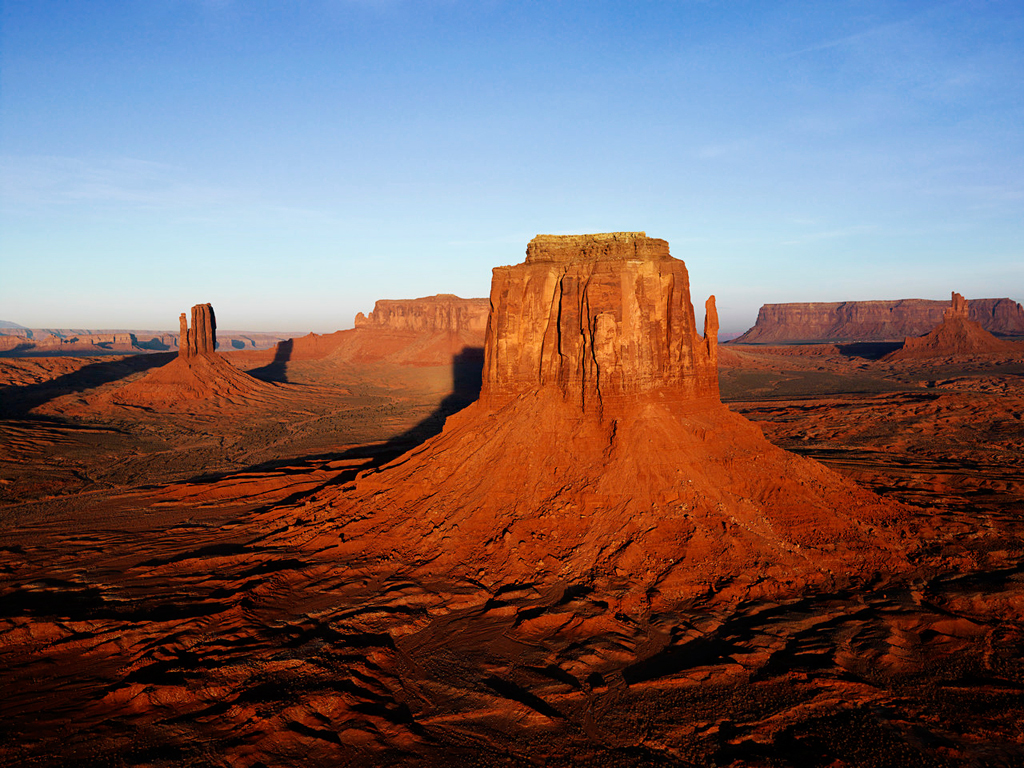
%> input picture 6th_sem/souptik_codes/matlabprograms/practice/Desert.jpg, 1024 x 768 px
$ octave imborder.m   (GNU Octave 9; MATLAB toolbox functions it lacks are replaced by stand-ins)
%> lines starting %> are read from the running program, lines starting %| are printed output that depends on the picture
clc;
clear all;
close all;

image1=input('Enter image file 1 name','s');
%> the answer given: Desert.jpg
x=imread(image1);
%> x is the input picture: size 768x1024x3 uint8; mean R, G, B 119.4, 99.2, 100.1
[r,c,d]=size(x);
%> r = 768; c = 1024; d = 3


%border%

x(1:15,1:c,1:d)=0;
x(r-14:r,1:c,1:d)=0;
x(1:r,1:15,1:d)=0;
x(1:r,c-14:c,1:d)=0;
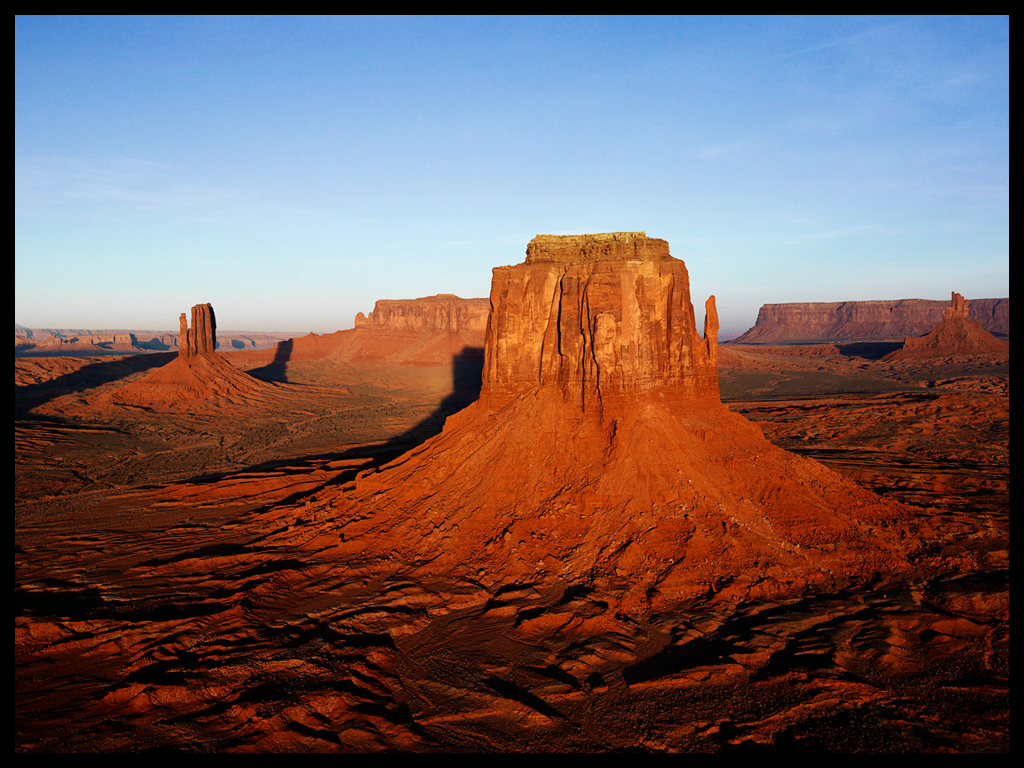
%> x: size 768x1024x3 uint8; mean R, G, B 114.5, 93.6, 93
[r,c,d]=size(x);
ny=5;
nx=5;
r1=1;
for i=1:ny
    y(r1:i*r,1:c,1:d)=x(1:r,1:c,1:d);
    r1=r1+r;
end
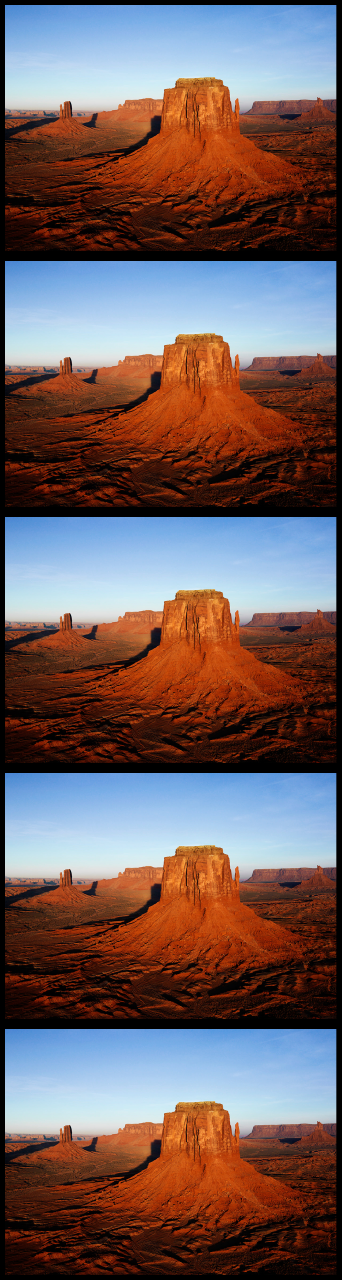
%> y: size 3840x1024x3 uint8 (shown at 1/3 size); mean R, G, B 114.5, 93.6, 93
imshow(y);
c1=1;
for i=1:nx
%> (the run ends here)
